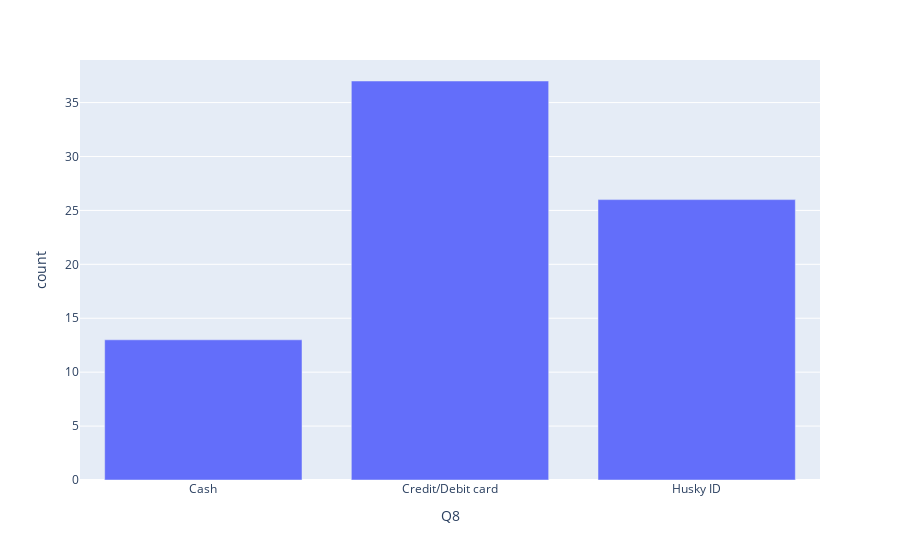

Here is the notebook cell this chart was saved with:
### Markdown cell above
![Vis3](images/all/vis3-Q7.jpeg)

### Code cell
# Vis 4
title = ['vis4', 'Q8']
vis4_data = counter(temp_csv, 'Q8')
fig4 = px.bar(data_frame=vis4_data, x='Q8', y='count')
fig4.show()
output(fig4, title)

### Figure 1 — Plotly figure (JSON) as saved in the notebook; plotly's stock layout.template omitted (floating-point values rounded to 4 significant figures)
{"data": [{"alignmentgroup": "True", "hovertemplate": "Q8=%{x}<br>count=%{y}<extra></extra>", "legendgroup": "", "marker": {"color": "#636efa", "pattern": {"shape": ""}}, "name": "", "offsetgroup": "", "orientation": "v", "showlegend": false, "textposition": "auto", "type": "bar", "x": ["Cash", "Credit/Debit card", "Husky ID"], "xaxis": "x", "y": [13, 37, 26], "yaxis": "y"}], "layout": {"barmode": "relative", "legend": {"tracegroupgap": 0}, "margin": {"t": 60}, "xaxis": {"anchor": "y", "domain": [0, 1], "title": {"text": "Q8"}}, "yaxis": {"anchor": "x", "domain": [0, 1], "title": {"text": "count"}}}}
